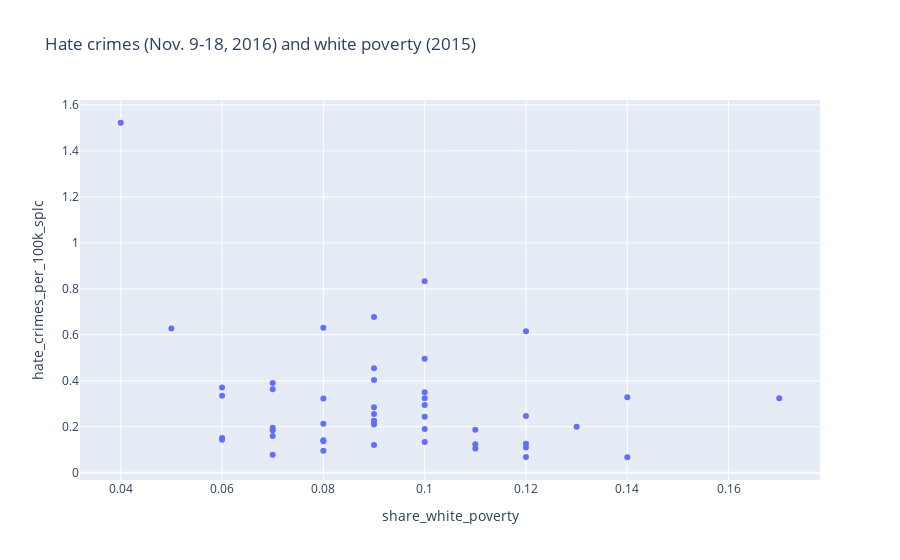

The code cell stored with this chart in its notebook:
### Markdown cell above
From the chart above, I can see where states lie in the data by hovering over the points. After reading the FiveThirtyEight article, I assumed that the lower income states would have higher rates of crime, sort of like in a descending trend. But I don't really see any relation. A majority of the states scatter across the chart below the 0.5 mark.

Next, I decided to look at the 'share of white poverty' field and how it compares to hate crimes. I used the same code I used to create the chart for the previous figure.

### Code cell
poverty_crime = hate_crimes[['state', 'share_white_poverty', 'hate_crimes_per_100k_splc']]

fig2 = px.scatter(poverty_crime, 
                 x="share_white_poverty", 
                 y="hate_crimes_per_100k_splc",
                hover_name="state",
                title="Hate crimes (Nov. 9-18, 2016) and white poverty (2015)")
fig2.show();

### Figure 1 — Plotly figure (JSON) as saved in the notebook; plotly's stock layout.template omitted (floating-point values rounded to 4 significant figures)
{"data": [{"hovertemplate": "<b>%{hovertext}</b><br><br>share_white_poverty=%{x}<br>hate_crimes_per_100k_splc=%{y}<extra></extra>", "hovertext": ["Alabama", "Alaska", "Arizona", "Arkansas", "California", "Colorado", "Connecticut", "Delaware", "District of Columbia", "Florida", "Georgia", "Hawaii", "Idaho", "Illinois", "Indiana", "Iowa", "Kansas", "Kentucky", "Louisiana", "Maine", "Maryland", "Massachusetts", "Michigan", "Minnesota", "Mississippi", "Missouri", "Montana", "Nebraska", "Nevada", "New Hampshire", "New Jersey", "New Mexico", "New York", "North Carolina", "North Dakota", "Ohio", "Oklahoma", "Oregon", "Pennsylvania", "Rhode Island", "South Carolina", "South Dakota", "Tennessee", "Texas", "Utah", "Vermont", "Virginia", "Washington", "West Virginia", "Wisconsin", "Wyoming"], "legendgroup": "", "marker": {"color": "#636efa", "symbol": "circle"}, "mode": "markers", "name": "", "orientation": "v", "showlegend": false, "type": "scatter", "x": [0.12, 0.06, 0.09, 0.12, 0.09, 0.07, 0.06, 0.08, 0.04, 0.11, 0.09, 0.07, 0.11, 0.07, 0.12, 0.09, 0.11, 0.17, 0.12, 0.12, 0.06, 0.08, 0.09, 0.05, 0.14, 0.07, 0.1, 0.07, 0.08, 0.06, 0.07, 0.1, 0.1, 0.1, 0.09, 0.1, 0.1, 0.1, 0.09, 0.08, 0.09, 0.08, 0.13, 0.08, 0.08, 0.1, 0.07, 0.09, 0.14, 0.09, 0.09], "xaxis": "x", "y": [0.1258, 0.1437, 0.2253, 0.06906, 0.2558, 0.3905, 0.3354, 0.3228, 1.522, 0.1875, 0.1204, null, 0.1242, 0.1953, 0.247, 0.4544, 0.1052, 0.3244, 0.1097, 0.6156, 0.3704, 0.6308, 0.4038, 0.6275, 0.06745, 0.1845, 0.4955, 0.1595, 0.1417, 0.1515, 0.07831, 0.2948, 0.3506, 0.244, null, 0.1907, 0.1336, 0.8328, 0.2851, 0.0954, 0.2099, null, 0.1999, 0.2136, 0.1365, 0.3241, 0.3632, 0.6775, 0.3287, 0.2262, null], "yaxis": "y"}], "layout": {"autosize": true, "legend": {"tracegroupgap": 0}, "title": {"text": "Hate crimes (Nov. 9-18, 2016) and white poverty (2015)"}, "xaxis": {"anchor": "y", "autorange": true, "domain": [0, 1], "range": [0.03223, 0.1778], "title": {"text": "share_white_poverty"}, "type": "linear"}, "yaxis": {"anchor": "x", "autorange": true, "domain": [0, 1], "range": [-0.03912, 1.629], "title": {"text": "hate_crimes_per_100k_splc"}, "type": "linear"}}}
